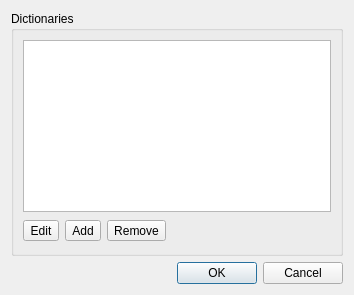
<ui version="4.0" >
 <class>SettingsDialog</class>
 <widget class="QDialog" name="SettingsDialog" >
  <property name="geometry" >
   <rect>
    <x>0</x>
    <y>0</y>
    <width>354</width>
    <height>295</height>
   </rect>
  </property>
  <property name="windowTitle" >
   <string>Web plugin settings</string>
  </property>
  <layout class="QGridLayout" >
   <item row="2" column="0" >
    <widget class="QDialogButtonBox" name="buttonBox" >
     <property name="orientation" >
      <enum>Qt::Horizontal</enum>
     </property>
     <property name="standardButtons" >
      <set>QDialogButtonBox::Cancel|QDialogButtonBox::NoButton|QDialogButtonBox::Ok</set>
     </property>
    </widget>
   </item>
   <item row="1" column="0" >
    <widget class="QGroupBox" name="dictsBox" >
     <property name="title" >
      <string>Dictionaries</string>
     </property>
     <layout class="QGridLayout" >
      <property name="leftMargin" >
       <number>9</number>
      </property>
      <property name="topMargin" >
       <number>9</number>
      </property>
      <property name="rightMargin" >
       <number>9</number>
      </property>
      <property name="bottomMargin" >
       <number>9</number>
      </property>
      <property name="horizontalSpacing" >
       <number>6</number>
      </property>
      <property name="verticalSpacing" >
       <number>6</number>
      </property>
      <item row="0" column="0" >
       <widget class="QListWidget" name="dictsList" />
      </item>
      <item row="1" column="0" >
       <layout class="QHBoxLayout" >
        <property name="spacing" >
         <number>6</number>
        </property>
        <property name="leftMargin" >
         <number>0</number>
        </property>
        <property name="topMargin" >
         <number>0</number>
        </property>
        <property name="rightMargin" >
         <number>0</number>
        </property>
        <property name="bottomMargin" >
         <number>0</number>
        </property>
        <item>
         <widget class="QToolButton" name="editDictButton" >
          <property name="toolTip" >
           <string>Edit dictionary</string>
          </property>
          <property name="text" >
           <string>Edit</string>
          </property>
          <property name="icon" >
           <iconset resource="pixmaps/pixmaps.qrc" >:/icons/edit.png</iconset>
          </property>
         </widget>
        </item>
        <item>
         <widget class="QToolButton" name="addDictButton" >
          <property name="toolTip" >
           <string>Add dictionary</string>
          </property>
          <property name="text" >
           <string>Add</string>
          </property>
          <property name="icon" >
           <iconset resource="pixmaps/pixmaps.qrc" >:/icons/list-add.png</iconset>
          </property>
         </widget>
        </item>
        <item>
         <widget class="QToolButton" name="removeDictButton" >
          <property name="toolTip" >
           <string>Remove dictionary</string>
          </property>
          <property name="text" >
           <string>Remove</string>
          </property>
          <property name="icon" >
           <iconset resource="pixmaps/pixmaps.qrc" >:/icons/list-remove.png</iconset>
          </property>
         </widget>
        </item>
        <item>
         <spacer>
          <property name="orientation" >
           <enum>Qt::Horizontal</enum>
          </property>
          <property name="sizeHint" >
           <size>
            <width>342</width>
            <height>26</height>
           </size>
          </property>
         </spacer>
        </item>
       </layout>
      </item>
     </layout>
    </widget>
   </item>
  </layout>
 </widget>
 <resources>
  <include location="pixmaps/pixmaps.qrc" />
 </resources>
 <connections>
  <connection>
   <sender>buttonBox</sender>
   <signal>accepted()</signal>
   <receiver>SettingsDialog</receiver>
   <slot>accept()</slot>
   <hints>
    <hint type="sourcelabel" >
     <x>227</x>
     <y>311</y>
    </hint>
    <hint type="destinationlabel" >
     <x>157</x>
     <y>274</y>
    </hint>
   </hints>
  </connection>
  <connection>
   <sender>buttonBox</sender>
   <signal>rejected()</signal>
   <receiver>SettingsDialog</receiver>
   <slot>reject()</slot>
   <hints>
    <hint type="sourcelabel" >
     <x>295</x>
     <y>317</y>
    </hint>
    <hint type="destinationlabel" >
     <x>286</x>
     <y>274</y>
    </hint>
   </hints>
  </connection>
 </connections>
</ui>
